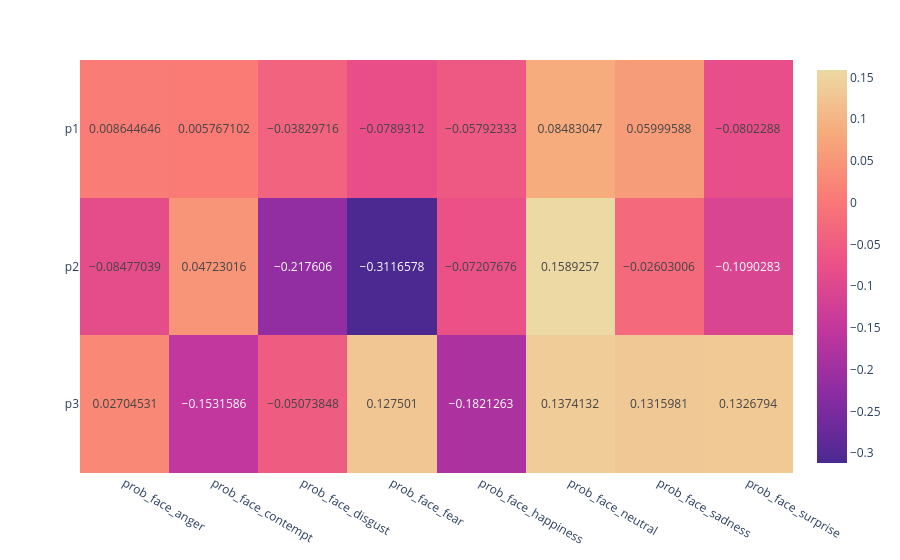

This figure's notebook cell:
### Code cell
fig_corr

### Figure 1 — Plotly figure (JSON) as saved in the notebook; plotly's stock layout.template omitted (floating-point values rounded to 4 significant figures)
{"data": [{"coloraxis": "coloraxis", "hovertemplate": "x: %{x}<br>y: %{y}<br>color: %{z}<extra></extra>", "name": "0", "texttemplate": "%{z}", "type": "heatmap", "x": ["prob_face_anger", "prob_face_contempt", "prob_face_disgust", "prob_face_fear", "prob_face_happiness", "prob_face_neutral", "prob_face_sadness", "prob_face_surprise"], "xaxis": "x", "y": ["p1", "p2", "p3"], "yaxis": "y", "z": [[0.008645, 0.005767, -0.0383, -0.07893, -0.05792, 0.08483, 0.06, -0.08023], [-0.08477, 0.04723, -0.2176, -0.3117, -0.07208, 0.1589, -0.02603, -0.109], [0.02705, -0.1532, -0.05074, 0.1275, -0.1821, 0.1374, 0.1316, 0.1327]]}], "layout": {"coloraxis": {"colorscale": [[0, "rgb(75, 41, 145)"], [0.1667, "rgb(135, 44, 162)"], [0.3333, "rgb(192, 54, 157)"], [0.5, "rgb(234, 79, 136)"], [0.6667, "rgb(250, 120, 118)"], [0.8333, "rgb(246, 169, 122)"], [1, "rgb(237, 217, 163)"]]}, "margin": {"t": 60}, "xaxis": {"anchor": "y", "domain": [0, 1]}, "yaxis": {"anchor": "x", "autorange": "reversed", "domain": [0, 1]}}}
